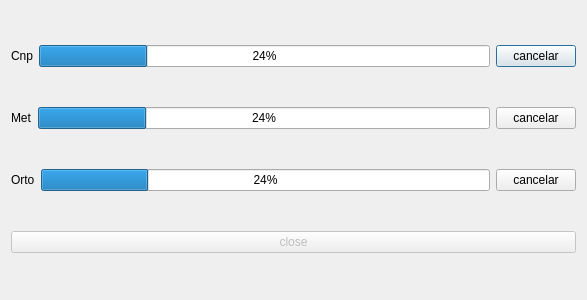
<?xml version="1.0" encoding="UTF-8"?>
<ui version="4.0">
 <class>DialogProgresoOpe</class>
 <widget class="QDialog" name="DialogProgresoOpe">
  <property name="geometry">
   <rect>
    <x>0</x>
    <y>0</y>
    <width>587</width>
    <height>300</height>
   </rect>
  </property>
  <property name="windowTitle">
   <string>Dialog</string>
  </property>
  <layout class="QVBoxLayout" name="verticalLayout">
   <item>
    <layout class="QHBoxLayout" name="horizontalLayout">
     <item>
      <widget class="QLabel" name="labelCnp">
       <property name="text">
        <string>Cnp</string>
       </property>
      </widget>
     </item>
     <item>
      <widget class="QProgressBar" name="progressBarCnp">
       <property name="enabled">
        <bool>true</bool>
       </property>
       <property name="value">
        <number>24</number>
       </property>
      </widget>
     </item>
     <item>
      <widget class="QPushButton" name="pushButtonCancelCnp">
       <property name="enabled">
        <bool>true</bool>
       </property>
       <property name="text">
        <string>cancelar</string>
       </property>
      </widget>
     </item>
    </layout>
   </item>
   <item>
    <layout class="QHBoxLayout" name="horizontalLayout_2">
     <item>
      <widget class="QLabel" name="labelMet">
       <property name="text">
        <string>Met</string>
       </property>
      </widget>
     </item>
     <item>
      <widget class="QProgressBar" name="progressBarMet">
       <property name="enabled">
        <bool>true</bool>
       </property>
       <property name="value">
        <number>24</number>
       </property>
      </widget>
     </item>
     <item>
      <widget class="QPushButton" name="pushButtonCancelMet">
       <property name="enabled">
        <bool>true</bool>
       </property>
       <property name="text">
        <string>cancelar</string>
       </property>
      </widget>
     </item>
    </layout>
   </item>
   <item>
    <layout class="QHBoxLayout" name="horizontalLayout_3">
     <item>
      <widget class="QLabel" name="labelOrto">
       <property name="text">
        <string>Orto</string>
       </property>
      </widget>
     </item>
     <item>
      <widget class="QProgressBar" name="progressBarOrto">
       <property name="enabled">
        <bool>true</bool>
       </property>
       <property name="value">
        <number>24</number>
       </property>
      </widget>
     </item>
     <item>
      <widget class="QPushButton" name="pushButtonCancelOrto">
       <property name="enabled">
        <bool>true</bool>
       </property>
       <property name="text">
        <string>cancelar</string>
       </property>
      </widget>
     </item>
    </layout>
   </item>
   <item>
    <widget class="QPushButton" name="pushButtonClose">
     <property name="enabled">
      <bool>false</bool>
     </property>
     <property name="text">
      <string>close</string>
     </property>
    </widget>
   </item>
  </layout>
 </widget>
 <resources/>
 <connections/>
</ui>
